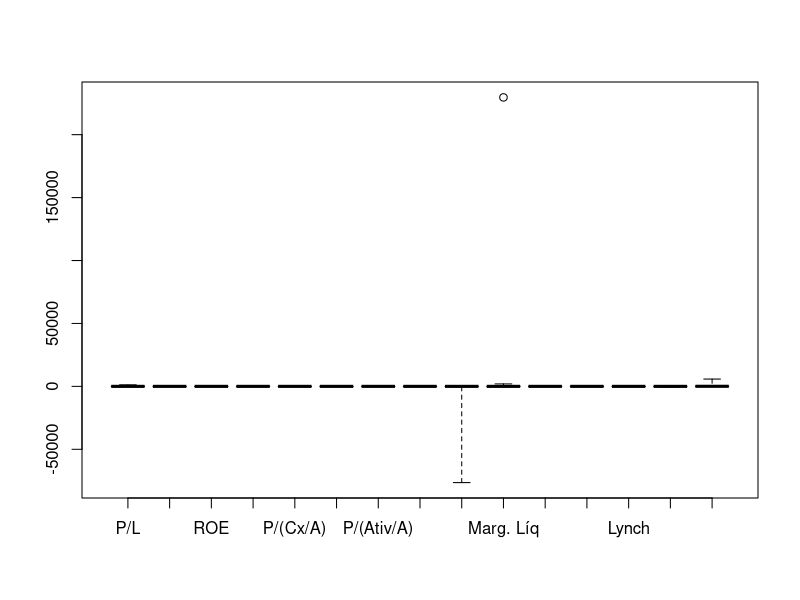
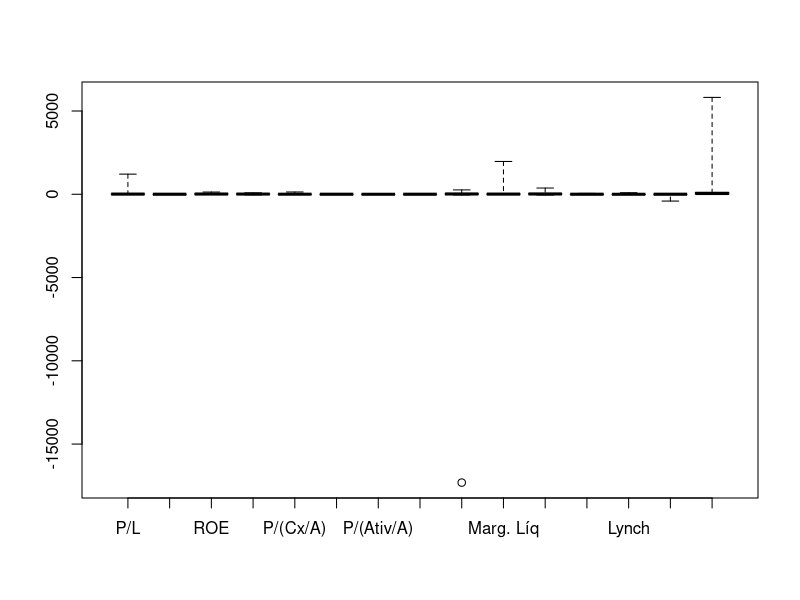
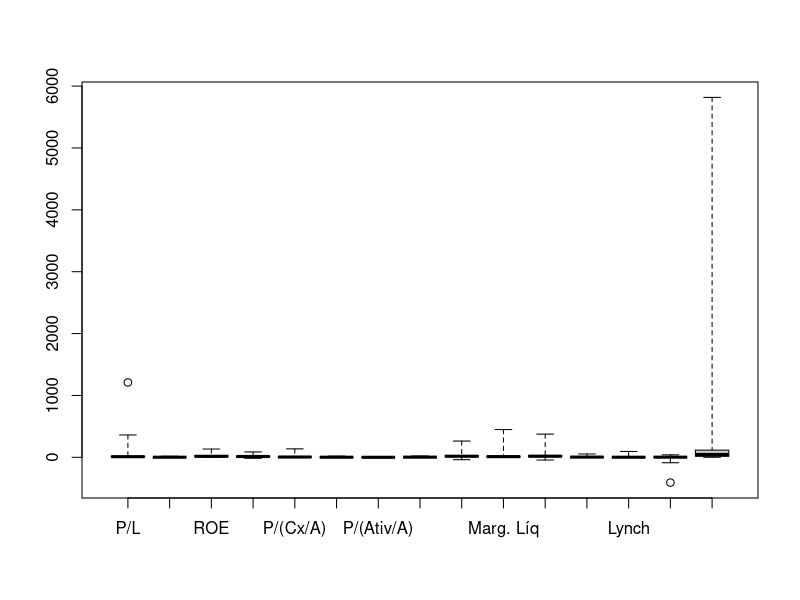
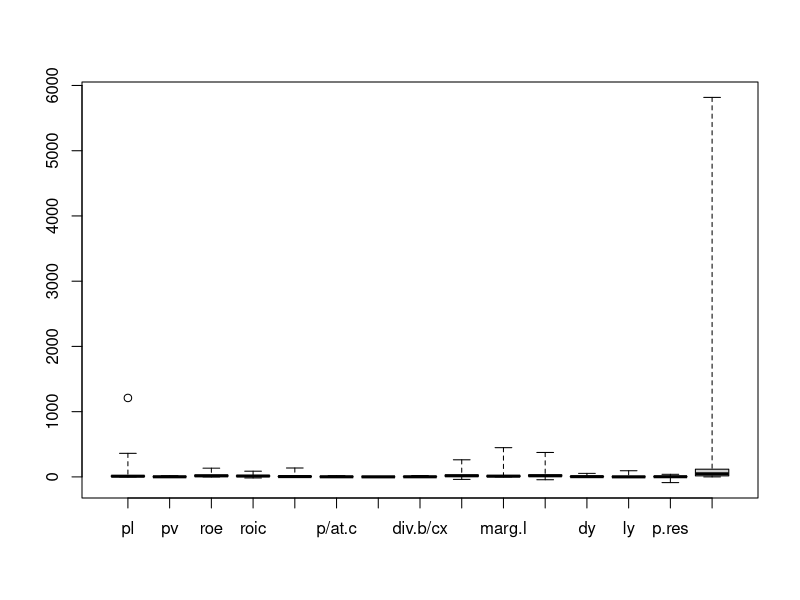
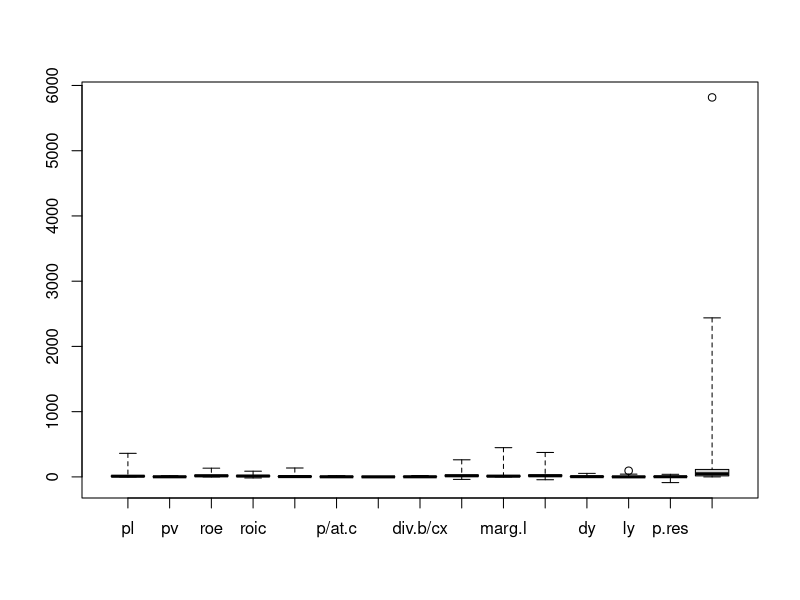
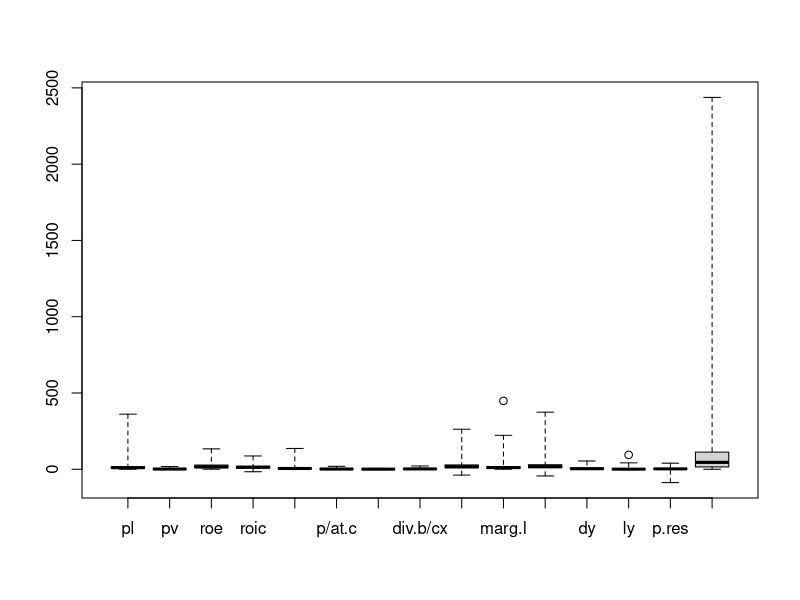
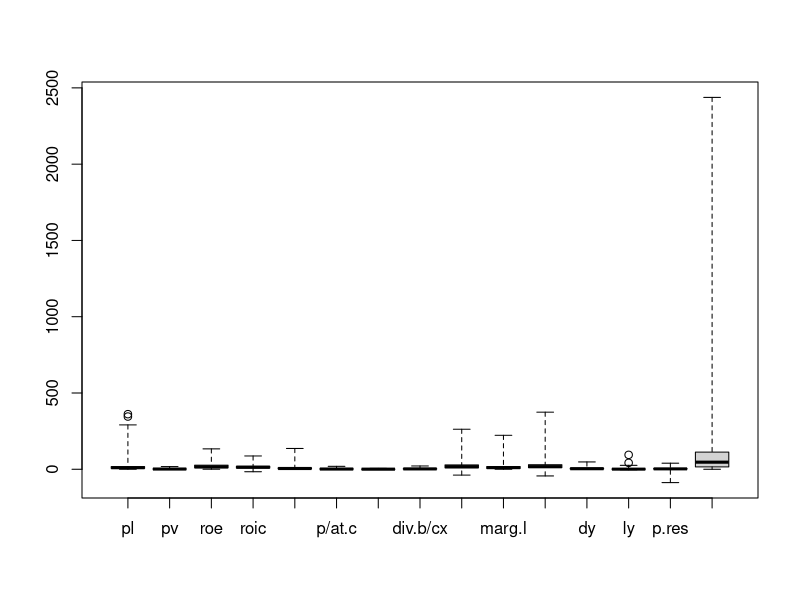
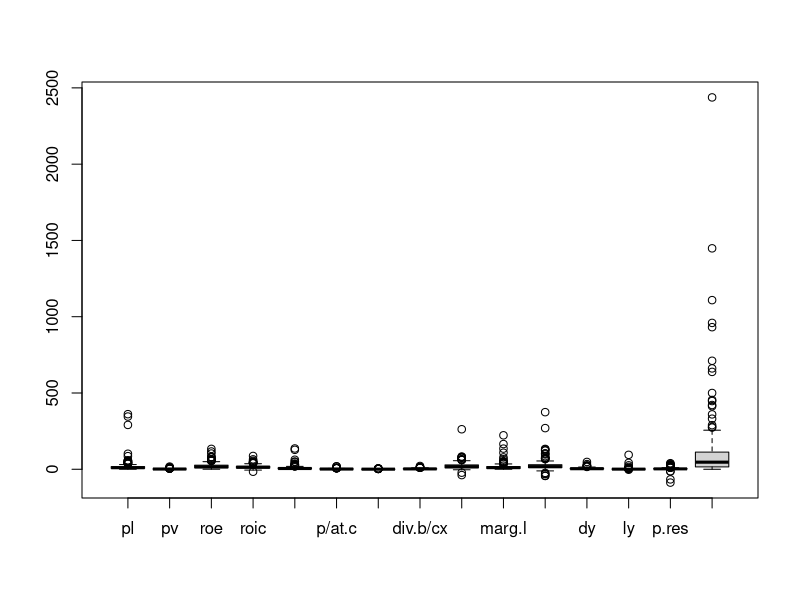

R code for these plots, in order:
library(tidyverse)
library(gridExtra)


df_tri = read.csv("data/acoesb3.csv")

df_day = read.csv("data/acoesb3cot.csv")


#gridExtra::grid.table(df_day %>% slice(1:20)) # para plotar o db

ult_cot = cod = cotAtual = divY = c()
  
  for (i in 1:length(df_day[,"ultCot"])){
    if (df_day[i,"cod"] %in% cod){
      j = match(df_day[i,"cod"], cod)
        if (df_day[i,"ultCot"]>df_day[j,"ultCot"]){
          ult_cot = ult_cot[-j]; cod = cod[-j]; cotAtual = cotAtual[-j];
          divY = divY[-j]
          
          ult_cot = c(ult_cot, df_day[i,"ultCot"])
          cod = c(cod, df_day[i,"cod"])
          cotAtual = c(cotAtual, df_day[i,"cotAtual"])
          divY = c(divY, df_day[i, "divYield"])
        }
    } else {
      ult_cot = c(ult_cot, df_day[i,"ultCot"])
      cod = c(cod, df_day[i,"cod"])
      cotAtual = c(cotAtual, df_day[i,"cotAtual"])
      divY = c(divY, df_day[i, "divYield"])
    }
    
    
  }
  df_day_fil = data.frame(cod, cotAtual, divY, ult_cot)

  
  ult_bal = codigo = roic = cres_rec5 = n_ac = divb = disp = ativc = c();
  ativ = patl = recl12 = ebit12 = Lucl12 = recl3 = c()
  
  ult_cot_t = cotAtual_t = divY_t = c()
  for (i in 1:length(df_tri[,"ultBal"])){
    if (df_tri[i,"ultBal"] == "2022-09-30"){
      j = match(df_tri[i,"codigo"], cod)
      ult_cot_t = c(ult_cot_t, ult_cot[j])
      cotAtual_t = c(cotAtual_t, cotAtual[j])
      ult_bal =  c(ult_bal, df_tri[i,"ultBal"])
      codigo = c(codigo, df_tri[i,"codigo"])
      roic = c(roic, df_tri[i,"roic"])
      cres_rec5 = c(cres_rec5, df_tri[i,"cresRec5a"])
      divY_t = c(divY_t, divY[j])
      n_ac = c(n_ac, df_tri[i,"nAcoes"])
      divb = c(divb, df_tri[i,"divBruta"])
      disp = c(disp, df_tri[i,"disponib"])
      ativc = c(ativc, df_tri[i,"ativCirc"])
      ativ = c(ativ, df_tri[i,"ativos"])
      patl = c(patl, df_tri[i,"patLiq"])
      recl12 = c(recl12, df_tri[i,"recLiq12m"])
      ebit12 = c(ebit12, df_tri[i,"ebit12m"])
      Lucl12 = c(Lucl12, df_tri[i,"LucLiq12m"])
      recl3 = c(recl3, df_tri[i,"recLiq3m"])
  }
}
ult_bal_dates = c()
for (i in df_tri[,"ultBal"]){
  if (i %in% ult_bal_dates){}
  else{
    ult_bal_dates = c(ult_bal_dates, i)
  }
}
per = c()
for (i in length(df_tri[,"ultBal"])){
  j = match(df_tri[i,"ultBal"], ult_bal_dates)
    per = c(per,data.frame(ult_bal, codigo, roic, cres_rec5, n_ac, divb, disp,
                           ativc, ativ, patl, recl12, ebit12, Lucl12, recl3))
}

df_tri_3t22 = data.frame(ult_cot_t, cotAtual_t, ult_bal, codigo, roic, cres_rec5,
                         divY_t, n_ac, divb, disp,
                         ativc, ativ, patl, recl12, ebit12, Lucl12, recl3,
                         row.names = codigo)

for (c in 1:length(df_tri_3t22[1,])){
  for (r in 1:length(df_tri_3t22[,1])){
    if (df_tri_3t22[r,c]<0){
      print(c(row.names(df_tri_3t22)[r],colnames(df_tri_3t22)[c]))
    }
  }
}

#gridExtra::grid.table(df_tri_3t22 %>% slice(1:20))


pl = round(cotAtual_t/(Lucl12/n_ac), 2)
pv = round(cotAtual_t/(patl/n_ac), 2)
roe = round((Lucl12/patl)*100, 2)
roic = round(roic, 2)
p_cxa = round(cotAtual_t/(disp/n_ac), 2)
p_ativc = round(cotAtual_t/(ativc/n_ac), 2)
p_ativ = round(cotAtual_t/(ativ/n_ac), 2)
div_cxa = round(divb/disp, 2)
marg_ebit = round((ebit12/recl12)*100, 2)
marg_liq = round((Lucl12/recl12)*100, 2)
cres_rec5 = round(cres_rec5, 2)
divY_t = round(divY_t, 2)
lynch = round((divY_t+(cres_rec5/5))/pl, 2)
per_res = round(disp/(recl12/12 - Lucl12/12), 2)
div_lucm = round(divb/(Lucl12/12), 2)


crit = data.frame(pl ,pv ,roe ,roic ,p_cxa ,p_ativc ,p_ativ , div_cxa,
                  marg_ebit ,marg_liq ,cres_rec5 ,divY_t ,lynch ,per_res ,
                  div_lucm, row.names = codigo)


rmv_inf_values_row = function(df){
  for (r in 1:length(df[,1])){
    if (is.na(match(Inf, df[r,])) || is.na(match(Inf, df[r,]))){
      
    } else {
      df = df[-r,]
    }
    
  }
  return(df)
}

rmv_neg_pl = function(df){
  pl_neg = c()
  col_i = match("P/L",colnames(df))
  len = length(df[,col_i])
  for (r in 1:len){
    if (!is.na(df[r,col_i])){
      if (df[r,col_i] < 0){
        pl_neg = c(pl_neg,(df[r,"P/L"]))
      }
    }
  }
  
  for (i in pl_neg) {
    if (i %in% df[,col_i]){
      df = df[-match(i,df[,col_i]),]
    }
  }
  return(df)
}

rmv_neg_pvpa = function(df){
  pvpa_neg = c()
  col_i = match("P/VPA",colnames(df))
  len = length(df[,col_i])
  for (r in 1:len){
    if (!is.na(df[r,col_i])){
      if (df[r,col_i] < 0){
        pvpa_neg = c(pvpa_neg,df[r,"P/VPA"])
      }
    }
  }
  for (i in pvpa_neg) {
    if (i %in% df[,col_i]){
      df = df[-match(i,df[,col_i]),]
    }
  }
  return(df)
}

colnames(crit) = c("P/L", "P/VPA",
                   "ROE",
                   "ROIC",
                   "Preço/(Caixa/Ação)", "Preço/(Ativos Circulantes/Ação)",
                   "Preço/(Ativos/Ação)", "Dív Bruta/Caixa", "Mar. EBITDA",
                   "Marg. Líquida", "Cresc. Rec. (5 Anos)",
                   "Dividendyield", "Lynch",
                   "Per. Resistência",
                   "Dív. Bruta/Lucro Mensal")

crit = rmv_inf_values_row(crit)
length(crit[,1])
crit = rmv_neg_pl(crit)
length(crit[,1])
crit = rmv_neg_pvpa(crit)
length(crit[,1])


#gridExtra::grid.table(crit %>% slice(1:20))

apply(crit, 2, shapiro.test)

emp_lucpat_neg = c()
for(r in 1:length(df_tri_3t22[,1])){
  if(df_tri_3t22[r,'Lucl12'] < 0 && df_tri_3t22[r,'patl'] < 0){
    emp_lucpat_neg = c(emp_lucpat_neg, df_tri_3t22[r, 'codigo'])
    }
}

length(emp_lucpat_neg)
roe_err = c()
for (r in emp_lucpat_neg){
  roe_err = c(roe_err,(df_tri_3t22[r,"Lucl12"]/df_tri_3t22[r,'patl'])*100)
}

emp_lucpat_neg[match(max(roe_err), roe_err)] ## empresa com o maior roe falso


## retirando os roes falsos

length(crit[,1])

for (r in 1:length(crit$ROE)){
  if (row.names(crit)[r] %in% emp_lucpat_neg){
    print(row.names(crit)[r]) #empresa retirada (tinha passado pelos
                              #2 filtros anteriores)
    crit = crit[-r,]
  }
}

length(crit[,1])

boxplot(names = c("P/L", "P/VPA", "ROE", "ROIC", "P/(Cx/A)", "P/(Ativ Circ/A)",
                  "P/(Ativ/A)", "Dív Bruta/Cx", "Mar. EBIT", "Marg. Líq",
                  "Cresc.Rec.5A", "Dividendyield", "Lynch", "Per.Res",
                  "Dív.Br/Luc Mens"), crit, outline = T, range = 5500)


## Retirando max(marg. liq)

row.names(crit)[match(max(crit$`Marg. Líquida`),crit$`Marg. Líquida`)]

crit = crit[-match(max(crit$`Marg. Líquida`), crit$`Marg. Líquida`),]

boxplot(names = c("P/L", "P/VPA", "ROE", "ROIC", "P/(Cx/A)", "P/(Ativ Circ/A)",
                  "P/(Ativ/A)", "Dív Bruta/Cx", "Mar. EBIT", "Marg. Líq",
                  "Cresc.Rec.5A", "Dividendyield", "Lynch", "Per.Res",
                  "Dív.Br/Luc Mens"), crit, outline = T, range = 700)


## retirando min(marg. ebitda)

row.names(crit)[match(min(crit$`Mar. EBITDA`),crit$`Mar. EBITDA`)]

crit = crit[-match(min(crit$`Mar. EBITDA`), crit$`Mar. EBITDA`),]

boxplot(names = c("P/L", "P/VPA", "ROE", "ROIC", "P/(Cx/A)", "P/(Ativ Circ/A)",
                  "P/(Ativ/A)", "Dív Bruta/Cx", "Mar. EBIT", "Marg. Líq",
                  "Cresc.Rec.5A", "Dividendyield", "Lynch", "Per.Res",
                  "Dív.Br/Luc Mens"), crit, outline = T, range = 100)

## retirando min(per/resist)

row.names(crit)[match(min(crit$`Per. Resistência`),crit$`Per. Resistência`)]

crit = crit[-match(min(crit$`Per. Resistência`), crit$`Per. Resistência`),]

boxplot(names = c("pl", "pv", "roe", "roic", "p/cx", "p/at.c",
"p/at", "div.b/cx", "marg.eb", "marg.l", "cres.rec",
"dy", "ly", "p.res", "div.b/luc.m"), crit, outline = T,
range = 70)

## retirando max(P/L)

row.names(crit)[match(max(crit$`P/L`),crit$`P/L`)]

crit = crit[-match(max(crit$`P/L`), crit$`P/L`),]

boxplot(names = c("pl", "pv", "roe", "roic", "p/cx", "p/at.c",
                  "p/at", "div.b/cx", "marg.eb", "marg.l", "cres.rec",
                  "dy", "ly", "p.res", "div.b/luc.m"), crit, outline = T,
        range = 50)

## retirando max(Div/Lucm)

row.names(crit)[match(max(crit$`Dív. Bruta/Lucro Mensal`),crit$`Dív. Bruta/Lucro Mensal`)]

crit = crit[-match(max(crit$`Dív. Bruta/Lucro Mensal`), crit$`Dív. Bruta/Lucro Mensal`),]

boxplot(names = c("pl", "pv", "roe", "roic", "p/cx", "p/at.c",
                  "p/at", "div.b/cx", "marg.eb", "marg.l", "cres.rec",
                  "dy", "ly", "p.res", "div.b/luc.m"), crit, outline = T,
        range = 30)

marg.l = crit$`Marg. Líquida`
marg.l_rmv_max = c()
for (i in sort(marg.l)){
  if (i != max(marg.l)){
    marg.l_rmv_max = c(marg.l_rmv_max,i)
  }
}
rng_max_mrg_l_s = c(max(marg.l),max(marg.l_rmv_max))
range(rng_max_mrg_l_s); range(marg.l_rmv_max)
(range(rng_max_mrg_l_s)[2]-range(rng_max_mrg_l_s)[1])/(range(marg.l_rmv_max)[2]-range(marg.l_rmv_max)[1]) ## > 1

## retirando max(marg.l)

row.names(crit)[match(max(crit$`Marg. Líquida`),crit$`Marg. Líquida`)]

crit = crit[-match(max(crit$`Marg. Líquida`), crit$`Marg. Líquida`),]

boxplot(names = c("pl", "pv", "roe", "roic", "p/cx", "p/at.c",
                  "p/at", "div.b/cx", "marg.eb", "marg.l", "cres.rec",
                  "dy", "ly", "p.res", "div.b/luc.m"), crit, outline = T,
        range = 26)

boxplot(names = c("pl", "pv", "roe", "roic", "p/cx", "p/at.c",
                  "p/at", "div.b/cx", "marg.eb", "marg.l", "cres.rec",
                  "dy", "ly", "p.res", "div.b/luc.m"), crit, outline = T,
        range = 1.5)


norm = function(vec){
  vecn = c()
  for (i in vec){
    vecn = c(vecn, (i - min(vec))/(max(vec)-min(vec)))
  }
  return(vecn)
}

v_ag = c()
for (i in 1:length(crit[,1])){
  v_ag[i] = -norm(crit$`P/L`)[i] -norm(crit$`P/VPA`)[i] +norm(crit$ROE)[i]
  +norm(crit$ROIC)[i]
  -norm(crit$`Preço/(Caixa/Ação)`)[i]
  -norm(crit$`Preço/(Ativos Circulantes/Ação)`)[i]
  -norm(crit$`Preço/(Ativos/Ação)`)[i] -norm(crit$`Dív Bruta/Caixa`)[i]
  +norm(crit$`Mar. EBITDA`)[i] +norm(crit$`Marg. Líquida`)[i]
  +norm(crit$`Cresc. Rec. (5 Anos)`)[i]
  +norm(crit$Dividendyield)[i] +norm(crit$Lynch)[i]
  +norm(crit$`Per. Resistência`)[i]
  -norm(crit$`Dív. Bruta/Lucro Mensal`)[i]
}

result = data.frame(v_ag, row.names = row.names(crit))
